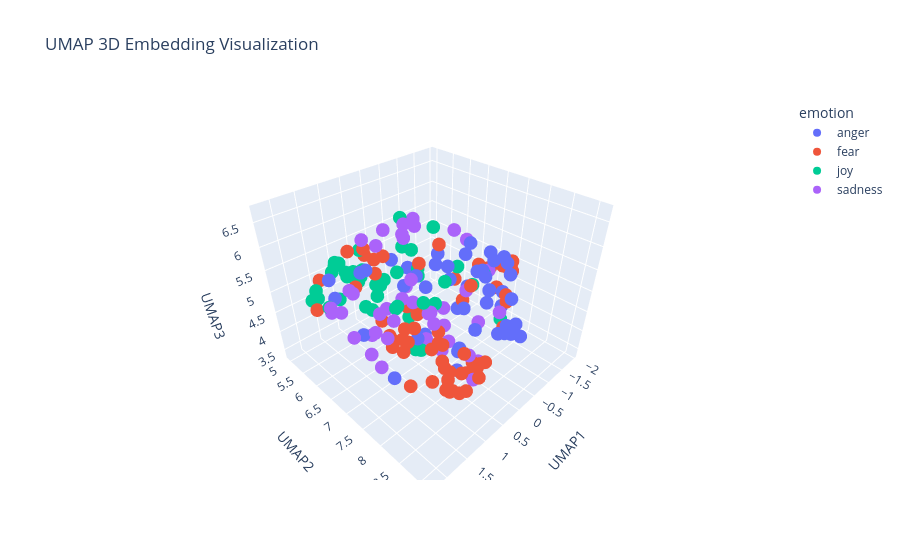

The code cell stored with this chart in its notebook:
### Markdown cell above
---
##### <a id='toc1_5_8_1_1_'></a>[**>>> Exercise 4 (Take home):**](#toc0_)

Apply UMAP to the same embeddings to reduce the dimensionality to 3D vectors and plot the 3D graph, discuss the differences and similarities with the 2D graph.

### Code cell
# 3D UMAP Visualization
umap_model_3d = umap.UMAP(n_components=3, random_state=42)
embedding_3d = umap_model_3d.fit_transform(X_embeddings)

# Add 3D embedding columns to your dataframe for plotting
df_plot_3d = combined_df.copy()
df_plot_3d['UMAP1'] = embedding_3d[:, 0]
df_plot_3d['UMAP2'] = embedding_3d[:, 1]
df_plot_3d['UMAP3'] = embedding_3d[:, 2]

fig_3d = px.scatter_3d(
    df_plot_3d,
    x='UMAP1',
    y='UMAP2',
    z='UMAP3',
    color='emotion',  
    title='UMAP 3D Embedding Visualization'
)
fig_3d.show()

# Comparison of UMAP 2D vs 3D Embedding Visualizations
#
# Similarities:
# 1. Both graphs visualize the same text embeddings reduced by UMAP, showing clusters by emotion (anger, fear, joy, sadness).
# 2. Color coding is consistent: Blue=Anger, Red=Fear, Green=Joy, Purple=Sadness.
# 3. Both use the same dataset, just projected into 2D or 3D.
# 4. Emotion clusters are visible in both, though clarity varies.
#
# Differences:
# 1. Dimensionality: 2D uses UMAP1/UMAP2 (flat, easy to interpret); 3D adds UMAP3 (richer, but needs rotation).
# 2. Cluster Separation: 2D clusters are more distinct; 3D may show more overlap, but can reveal hidden structure.
# 3. Interpretability: 2D is best for quick, clear visuals; 3D is better for deeper exploration with interactive rotation.
# 4. Density Perception: 2D shows density clearly; 3D can obscure density due to depth and projection.
#
# When to use:
# - 2D: For simple, clear insights and presentations.
# - 3D: For deeper analysis, especially if you suspect hidden overlaps or complex relationships.
